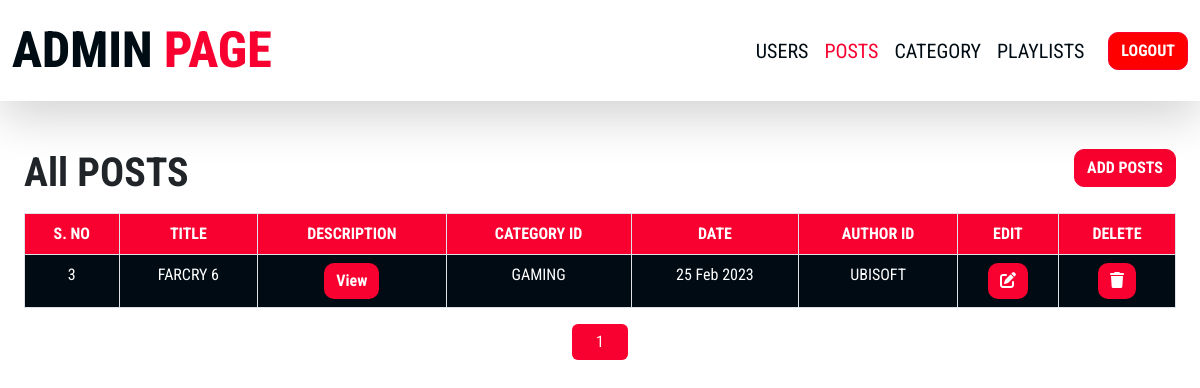
The page /admin/post.php (signed in) on the database its author committed.
### tables this page shows
CREATE TABLE `post` (
  `post_id` int(11) NOT NULL,
  `title` varchar(100) NOT NULL,
  `description` text NOT NULL,
  `category` int(11) NOT NULL,
  `post_date` text NOT NULL,
  `author` varchar(50) NOT NULL,
  `post_img` text NOT NULL
);

CREATE TABLE `category` (
  `category_id` int(11) NOT NULL,
  `category_name` varchar(150) NOT NULL,
  `post` int(11) NOT NULL
);

### admin/post.php (the view, shortened to what this page needs)
<?php
include "header.php";
?>
<div class="mx-4 mt-5">
    <a href="./add_posts.php" class="btn float-end btn-login">ADD POSTS</a>
    <h1 class="my-3 fw-bold">All POSTS</h1>
    <div class="row">
        <div class="col-lg-12 col-md-12 col-sm-auto">
            <?php
            $limit = 10;
            if (!isset($_GET['page'])) {
                $page = 1;
            } else {
                $page = $_GET['page'];
            }
            $offset = ($page - 1) * $limit;
            $sql = "SELECT * FROM `post`
            LEFT JOIN category ON post.category = category.category_id
            ORDER BY post.post_id DESC LIMIT {$offset},{$limit}";
            ?>
            <table class="table text-center table-responsive table-bordered table-striped table-hover">
                <thead>
                    <tr>
                        <th>S. NO</th>
                        <th>TITLE</th>
                        <th>DESCRIPTION</th>
                        <th>CATEGORY ID</th>
                        <th>DATE</th>
                        <th>AUTHOR ID</th>
                        <th>EDIT</th>
                        <?php
                        if ($_SESSION["user_role"] == 1) {
                        ?>
                        <th>DELETE</th>
                        <?php
                        }
                        ?>
                    </tr>
                </thead>
                <tbody>
                    <?php
                    $fetch = mysqli_query($conn, $sql);
                    foreach ($fetch as $row) {
                        ?>
                        <tr>
                            <td>
                                <?php echo $row['post_id'] ?>
                            </td>
                            <td>
                                <?php echo $row['title'] ?>
                            </td>
                            <td>
                                <a href="view-description.php?id=<?php echo $row['post_id'] ?>" class="btn btn-login"
                                    style="border: none!important;">View</a>
                            </td>
                            <td>
                                <?php echo $row['category_name'] ?>
                            </td>
                            <td>
                                <?php echo $row['post_date'] ?>
                            </td>
                            <td>
                                <?php echo $row['author'] ?>
                            </td>
                            <td>
                                <a href="edit_posts.php?id=<?php echo $row['post_id'] ?>" class="btn btn-login"
                                    style="border: none!important;"><i class="fa-solid fa-pen-to-square"></i></a>
                            </td>
                            <?php
                            if ($_SESSION["user_role"] == 1) {
                                ?>
                                <td>
                                    <a href="delete_posts.php?id=<?php echo $row['post_id'] ?>" class="btn btn-login"
                                        style="border: none!important;"><i class="fa-solid fa-trash"></i></a>
                                </td>
                                <?php
                            }
                            ?>
                        </tr>
                        <?php
                    }
                    ?>
                </tbody>
            </table>
            <?php
            $sql1 = "SELECT * FROM `post`";
            $result1 = mysqli_query($conn, $sql1) or die("Query Failed.");
            if (mysqli_num_rows($result1) > 0) {
                $total_records = mysqli_num_rows($result1);
                $total_page = ceil($total_records / $limit);
                echo '<ul class="pagination justify-content-center">';
                for ($i = 1; $i <= $total_page; $i++) {
                    if ($i == $page) {
                        $active = "active";
                    } else {
                        $active = "";
                    }
                    echo '<li class="page-item ' . $active . '"><a class="page-link border-0 rounded px-4" href="post.php?page=' . $i . '">' . $i . '</a></li>';
                }
            }
            echo '</ul>';
            ?>
        </div>
    </div>

### admin/css/admin_css.css (style rules this page uses)
* { font-family: 'Roboto Condensed', sans-serif; }
.active { color: #f8002f!important; }
.active>.page-link { color: white!important; background-color: #f8002f!important; border: none!important; }
.page-link { color: #f8002f!important; }
.btn { background: #f8002f !important; color: #fff!important; border-radius: 10px !important; border: 1px solid #f8002f!important; font-weight: 700!important; }
.table { border-radius: 50%!important; }
table > tbody { font-size: 16px; }
.table-striped>tbody>tr:nth-child(odd)>td { background-color: #000c14!important; color: white!important; overflow: hidden; }
.table-striped>thead>tr:nth-child(odd)>th { background-color: #f8002f!important; color: white!important; }

### rows shown on the page
post: post_id "3", title "FARCRY 6", category.category_name "GAMING", post_date "25 Feb 2023", author "UBISOFT"
